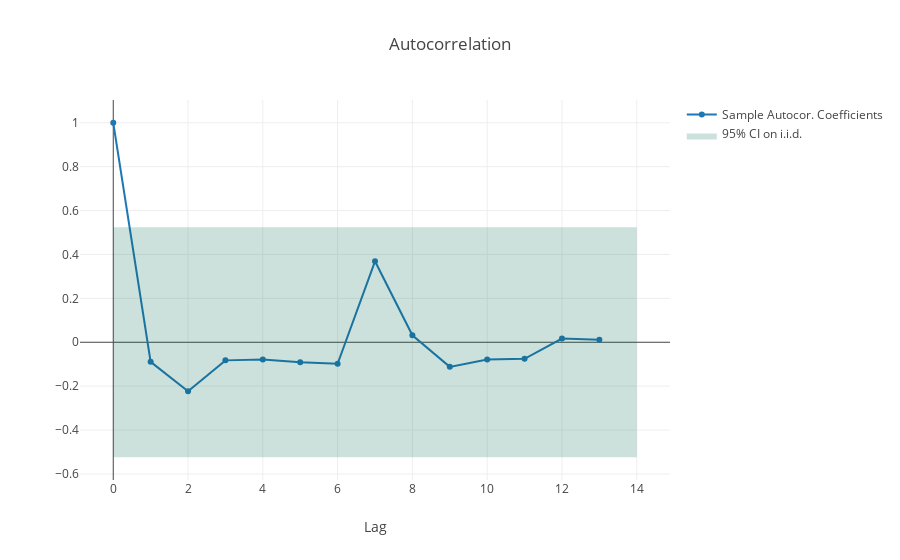

Notebook code cell kept with this figure:
### Code cell
import triplots
import plotly.graph_objects as go

layout = {'title':'prout', 'width':200}
layout = None
x = [6,15,156,3,1,7,6,1,2,79,21,3,4,5]
triplots.autocorr_plot(x, layout=layout)
triplots.autocorr_plot(x, layout=layout)

### Figure 1 — Plotly figure (JSON) as saved in the notebook; plotly's stock layout.template omitted (floating-point values rounded to 4 significant figures)
{"data": [{"mode": "markers+lines", "name": "Sample Autocor. Coefficients", "showlegend": true, "type": "scatter", "x": [0, 1, 2, 3, 4, 5, 6, 7, 8, 9, 10, 11, 12, 13], "y": [1, -0.08917, -0.2232, -0.08249, -0.07845, -0.0909, -0.09779, 0.3687, 0.03163, -0.112, -0.07894, -0.07526, 0.01671, 0.01115]}, {"fill": "toself", "fillcolor": "rgba(0,100,80,0.2)", "hoverinfo": "skip", "line": {"color": "rgba(0,100,80,0)", "width": 4}, "name": "95% CI on i.i.d.", "showlegend": true, "type": "scatter", "x": [0, 14, 14, 0], "y": [0.5238, 0.5238, -0.5238, -0.5238]}], "layout": {"title": {"text": "Autocorrelation"}, "xaxis": {"title": {"text": "Lag"}}}}
